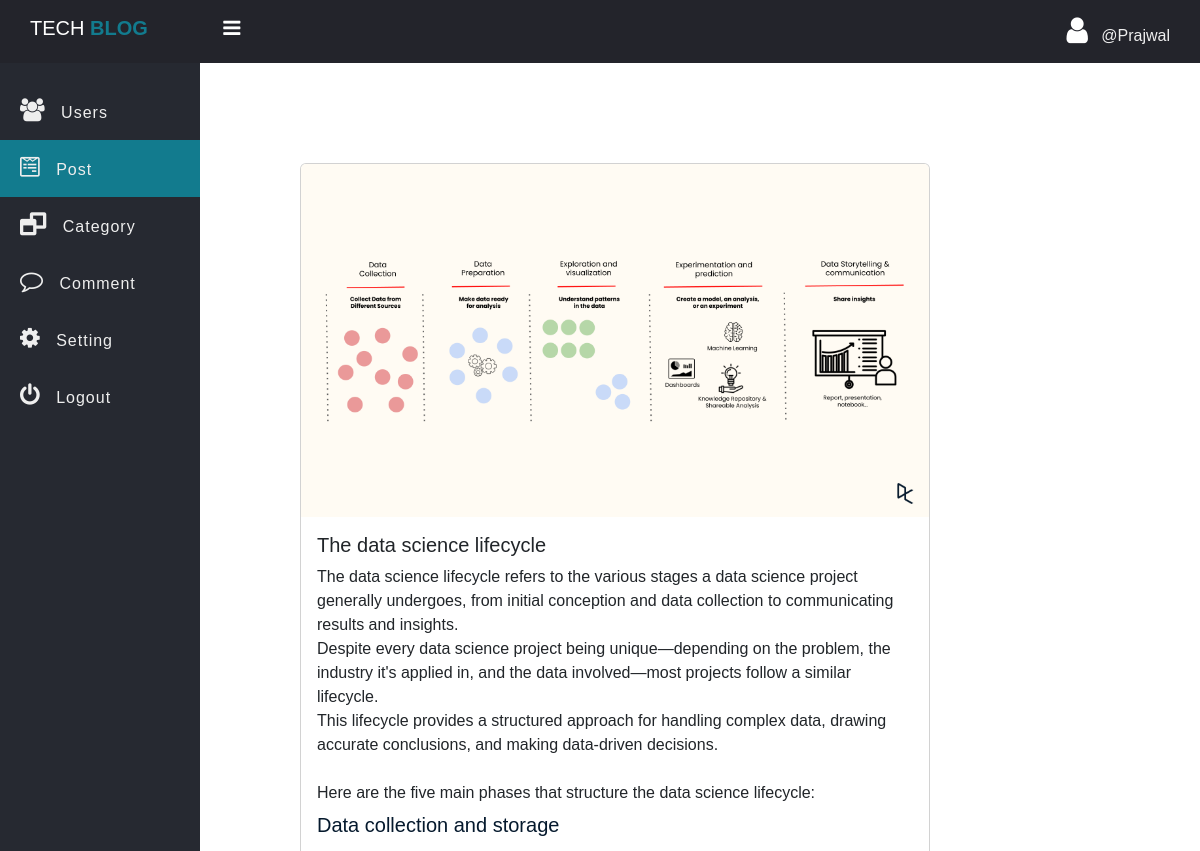
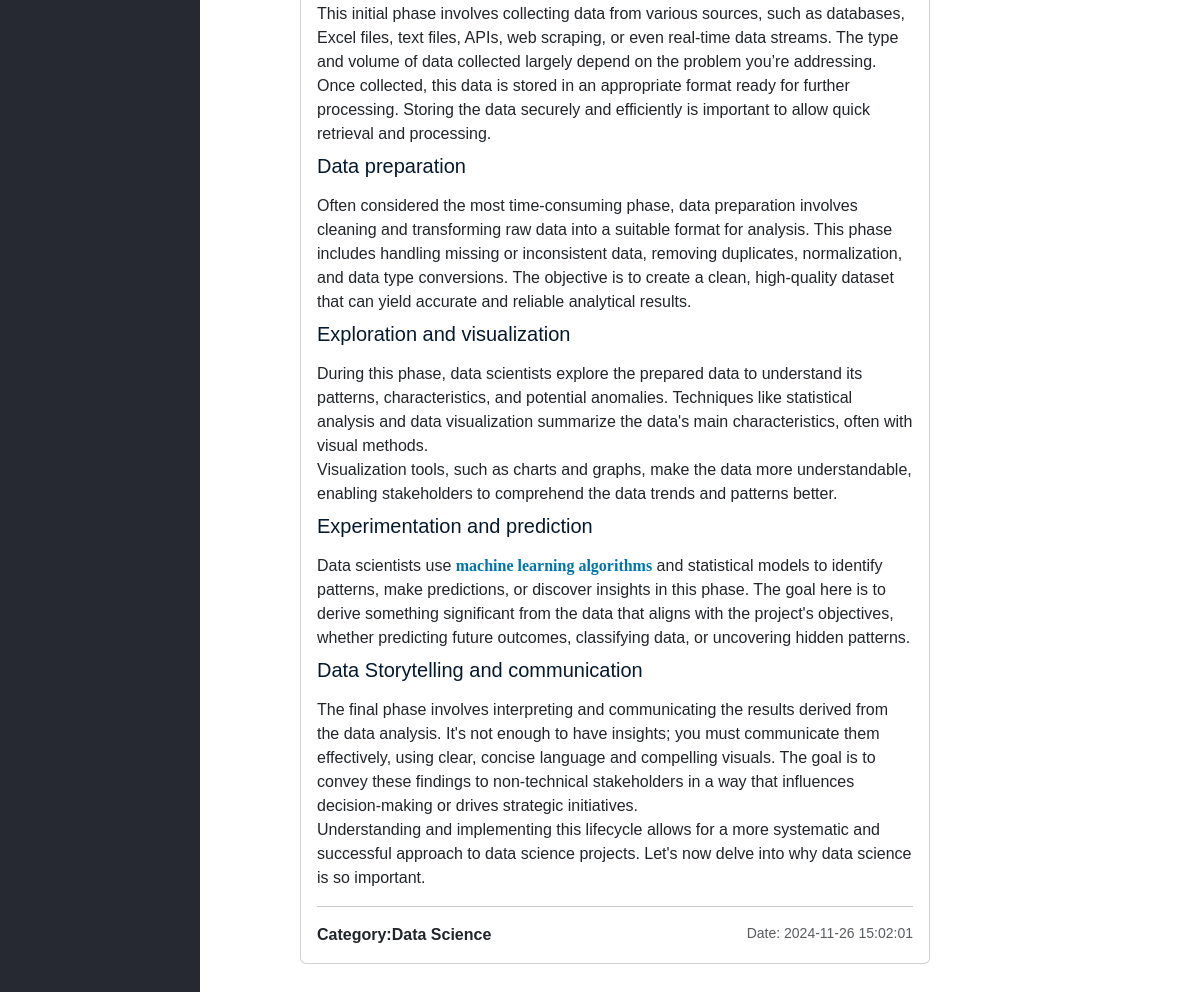
The app's page /admin/single_post.php?post_id=19 (signed in) with its own data (2 pictures, top to bottom).
### tables this page shows
CREATE TABLE `post` (
  `post_id` int(11) NOT NULL,
  `post_title` varchar(127) NOT NULL,
  `post_text` longtext DEFAULT NULL,
  `category` int(11) NOT NULL,
  `publish` int(2) NOT NULL DEFAULT 1,
  `cover_url` varchar(255) NOT NULL DEFAULT 'default.jpg',
  `created_at` datetime NOT NULL DEFAULT current_timestamp()
);

CREATE TABLE `category` (
  `id` int(11) NOT NULL,
  `category` varchar(127) NOT NULL
);

### admin/data/Post.php (called while the page is built, shortened)
<?php
function getByidDeep($conn, $id)
{
    $sql = "SELECT * FROM post
            WHERE  post_id= ?";
    $stmt = $conn->prepare($sql);
    $stmt->execute([$id]);
    if ($stmt->rowCount() >= 1) {
        $data = $stmt->fetch();
        return $data;
    } else {
        return 0;
    }
}
function getCategoryById($conn, $id)
{
    $sql = "SELECT * FROM category WHERE  id=?";
    $stmt = $conn->prepare($sql);
    $stmt->execute([$id]);
    if ($stmt->rowCount() >= 1) {
        $data = $stmt->fetch();
        return $data;
    } else {
        return 0;
    }
}

### admin/single_post.php (the view, shortened to what this page needs)
<?php
if (isset($_SESSION['admin_id']) && isset($_SESSION['username']) && isset($_GET['post_id'])) {
   $post_id = $_GET['post_id'];
   include_once("data/Post.php");
   include_once("../db_conn.php");
   $post = getByidDeep($conn, $post_id);
   $category = getCategoryById($conn, $post['category']);
?>
    <!DOCTYPE html>
    <html>
    <head>
        <link rel="stylesheet" href="https://stackpath.bootstrapcdn.com/font-awesome/4.7.0/css/font-awesome.min.css">
        <link href="https://cdn.jsdelivr.net/npm/bootstrap@5.3.3/dist/css/bootstrap.min.css" rel="stylesheet">
        <link rel="stylesheet" href="../css/side-bar.css">
        <link rel="stylesheet" href="../css/style.css">
    </head>
    <body>
        <?php
        include "inc/side-nav.php";
        ?>
        <div class="main-table" style="width: 90%; max-width: 700px;">
            <div class="card main-bog-card mb-5">
                    <img src="../upload/blog/<?=$post['cover_url'] ?>" class="card-img-top" alt="...">
                    <div class="card-body">
                        <h5 class="card-title"><?=$post['post_title'] ?></h5>
                         <?=$post['post_text'] ?>
                         <hr>
                        <p class="card-text d-flex justify-content-between">
                           <b> Category:<?=$category['category']?></b>
                            <small class="text-body-secondary">Date:
                            <?=$post['created_at'] ?>
                            </small>
                        </p>
                    </div>
                </div>
        </div>
    </body>
    </html>
<?php
} else {
    header("Location: ../admin-login.php");
    exit;
}
?>

### css/side-bar.css (style rules this page uses)
* { padding: 0; margin: 0; box-sizing: border-box; font-family: arial, sans-serif; }

### css/style.css (style rules this page uses)
.main-bog-card { width: 90%; }
.main-table { width: 90%; max-width: 700px; }

### records on screen
post: cover_url (picture), post_title "The data science lifecycle", post_text "The data science lifecycle refers to the various stages a data science project generally undergoes, from initial conception and data collection to communicating results and insights. Despite every data science project being unique—depending on the problem, the industry it's applied in, and the data involved—most projects follow a similar lifecycle. This lifecycle provides a structured approach for handling complex data, drawing accurate conclusions, and making data-driven decisions. Here are the five main phases that structure the data science lifecycle: Data collection and storage This initial phase involves collecting data from various sources, such as databases, Excel files, text files,…", created_at "2024-11-26 15:02:01"
category: category "Data Science"

### other values on screen
$_SESSION['username'] "Prajwal"
